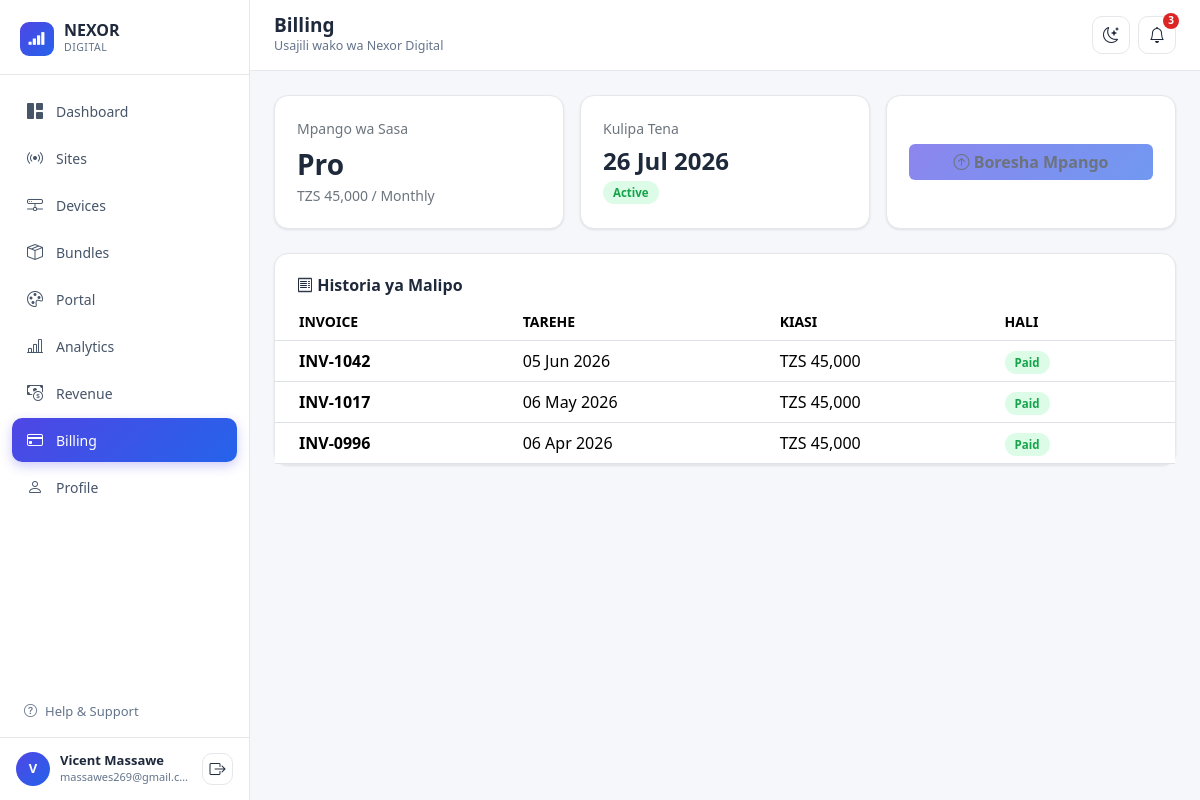
The page /admin.php?page=billing (signed in) on the database as committed earlier.
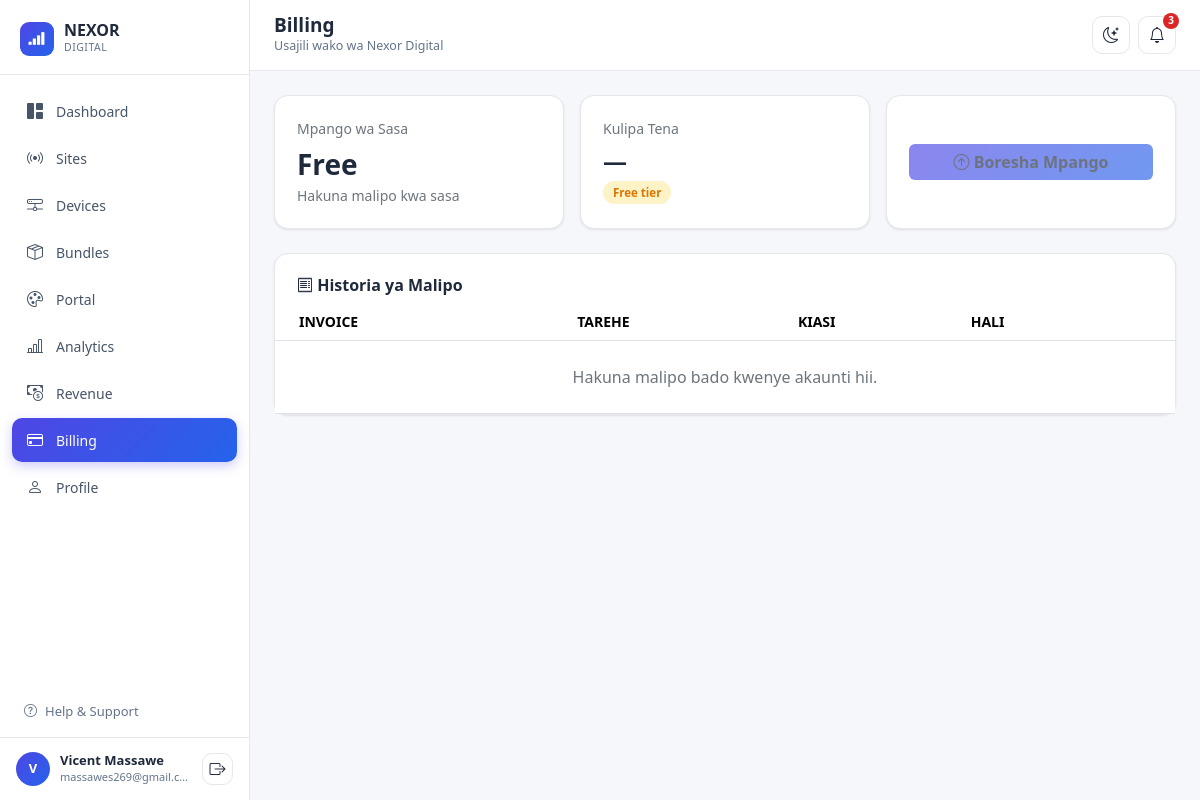
The same page on the database as committed later.
### tables this page shows
CREATE TABLE IF NOT EXISTS users (
  id             INT AUTO_INCREMENT PRIMARY KEY,
  username       VARCHAR(50)  NOT NULL UNIQUE,
  password_hash  VARCHAR(255) NOT NULL,
  first_name     VARCHAR(100) NOT NULL DEFAULT '',
  last_name      VARCHAR(100) NOT NULL DEFAULT '',
  email          VARCHAR(150) NOT NULL,
  phone          VARCHAR(30)  DEFAULT '',
  account_type   VARCHAR(50)  DEFAULT 'Customer Account',
  member_since   DATE         DEFAULT NULL,
  bank_name      VARCHAR(50)  DEFAULT '',
  account_number VARCHAR(50)  DEFAULT '',
  plan           VARCHAR(50)  DEFAULT 'Free',
  plan_price     INT          DEFAULT 0,
  billing_cycle  VARCHAR(20)  DEFAULT 'Monthly',
  next_renewal   DATE         DEFAULT NULL,
  created_at     TIMESTAMP    DEFAULT CURRENT_TIMESTAMP
);

CREATE TABLE IF NOT EXISTS billing_invoices (
  id           INT AUTO_INCREMENT PRIMARY KEY,
  invoice_no   VARCHAR(30) NOT NULL,
  invoice_date DATE NOT NULL,
  amount       INT NOT NULL,
  status       VARCHAR(20) DEFAULT 'paid',
  created_at   TIMESTAMP DEFAULT CURRENT_TIMESTAMP
);

### admin.php (called while the page is built, shortened)
<?php
require __DIR__ . '/includes/config.php';
$page = $_GET['page'] ?? 'dashboard';
$data = load_app_data();
require __DIR__ . '/includes/layout_top.php';
require __DIR__ . "/pages/{$page}.php";
require __DIR__ . '/includes/layout_bottom.php';

### includes/config.php (called while the page is built, shortened)
<?php
function money(float $amount): string {
    return number_format($amount, 0);
}
function current_user_id(): int {
    return (int) ($_SESSION['user_id'] ?? 1);
}
function load_app_data(): array {
    $pdo = db();
    $userId = current_user_id();
    $profile = $pdo->prepare('SELECT * FROM users WHERE id = ?');
    $profile->execute([$userId]);
    $user = $profile->fetch() ?: [];
    $sites = $pdo->query(
        'SELECT s.*, COUNT(d.id) AS device_count
           FROM sites s
           LEFT JOIN devices d ON d.site_id = s.id
          GROUP BY s.id
          ORDER BY s.id'
    )->fetchAll();
    $devices = $pdo->query('SELECT * FROM devices ORDER BY id')->fetchAll();
    $bundles = $pdo->query(
        "SELECT b.*,
                COALESCE(m.qty, 0) AS sales_month,
                COALESCE(m.revenue, 0) AS revenue_month
           FROM bundles b
           LEFT JOIN (
                SELECT bundle_id, SUM(quantity) AS qty, SUM(amount) AS revenue
                  FROM sales
                 WHERE YEAR(sold_at) = YEAR(CURDATE()) AND MONTH(sold_at) = MONTH(CURDATE())
                 GROUP BY bundle_id
           ) m ON m.bundle_id = b.id
          ORDER BY b.id"
    )->fetchAll();
    $invoices = $pdo->query('SELECT * FROM billing_invoices ORDER BY invoice_date DESC')->fetchAll();
    $portalStmt = $pdo->query('SELECT * FROM portal_settings WHERE id = 1');
    $portal = $portalStmt->fetch() ?: [
        'business_name' => 'GAMBADEN HOTSPOT',
        'welcome_text'  => 'Internet ya Uhakika kwa Bei Nafuu',
        'primary_color' => '#4f46e5',
        'lipa_number'   => '140197316',
        'contact_phone' => '+255745325531',
    ];
    return [
        'sites' => $sites,
        'devices' => $devices,
        'bundles' => $bundles,
        'portal' => $portal,
        'profile' => [
            'first_name' => $user['first_name'] ?? '',
            'last_name'  => $user['last_name'] ?? '',
            'email'      => $user['email'] ?? '',
            'phone'      => $user['phone'] ?? '',
            'account_type' => $user['account_type'] ?? 'Customer Account',
            'member_since' => !empty($user['member_since']) ? date('d M Y', strtotime($user['member_since'])) : '',
            'bank_name'    => $user['bank_name'] ?? '',
            'account_number' => $user['account_number'] ?? '',
        ],
        'billing' => [
            'plan'         => $user['plan'] ?? 'Free',
            'price'        => (int) ($user['plan_price'] ?? 0),
            'cycle'        => $user['billing_cycle'] ?? 'Monthly',
            'next_renewal' => !empty($user['next_renewal']) ? date('d M Y', strtotime($user['next_renewal'])) : '',
            'invoices'     => array_map(fn($inv) => [
                'id' => $inv['invoice_no'],
                'date' => date('d M Y', strtotime($inv['invoice_date'])),
                'amount' => (int) $inv['amount'],
                'status' => $inv['status'],
            ], $invoices),
        ],
    ];
}

### pages/billing.php (the view, shortened to what the changed rows need)
<?php if (!defined('NEXOR_APP')) { http_response_code(403); exit; }
$billing = $data['billing'];
$isFree = $billing['price'] <= 0;
?>
<div class="row g-3 mb-4">
  <div class="col-lg-4">
    <div class="nx-card nx-card-body h-100">
      <div class="text-secondary small mb-1">Mpango wa Sasa</div>
      <div class="fs-3 fw-bold"><?= htmlspecialchars($billing['plan']) ?></div>
      <div class="text-secondary small">
        <?= $isFree ? 'Hakuna malipo kwa sasa' : 'TZS ' . money($billing['price']) . ' / ' . htmlspecialchars($billing['cycle']) ?>
      </div>
    </div>
  </div>
  <div class="col-lg-4">
    <div class="nx-card nx-card-body h-100">
      <div class="text-secondary small mb-1">Kulipa Tena</div>
      <div class="fs-4 fw-bold"><?= $billing['next_renewal'] ? htmlspecialchars($billing['next_renewal']) : '—' ?></div>
      <span class="nx-badge <?= $isFree ? 'nx-badge-warning' : 'nx-badge-active' ?>"><?= $isFree ? 'Free tier' : 'Active' ?></span>
    </div>
  </div>
</div>
<div class="nx-card">
  <div class="table-responsive">
    <table class="table align-middle mb-0">
      <thead>
        <tr class="text-secondary small text-uppercase">
          <th class="ps-4">Invoice</th>
          <th>Tarehe</th>
          <th>Kiasi</th>
          <th class="pe-4">Hali</th>
        </tr>
      </thead>
      <tbody>
        <?php foreach ($billing['invoices'] as $inv): ?>
        <tr>
          <td class="ps-4 fw-semibold"><?= htmlspecialchars($inv['id']) ?></td>
          <td><?= htmlspecialchars($inv['date']) ?></td>
          <td>TZS <?= money($inv['amount']) ?></td>
          <td class="pe-4"><span class="nx-badge nx-badge-active">Paid</span></td>
        </tr>
        <?php endforeach; ?>
        <?php if (empty($billing['invoices'])): ?>
        <tr><td colspan="4" class="text-center text-secondary py-4">Hakuna malipo bado kwenye akaunti hii.</td></tr>
        <?php endif; ?>
      </tbody>
    </table>
  </div>
</div>

### includes/sidebar.php (shortened to what the changed rows need)
<aside class="nx-sidebar">
  <nav class="nx-nav">
    <?php
    $nx_links = [
      'dashboard' => ['bi-grid-1x2-fill',   'Dashboard'],
      'sites'     => ['bi-broadcast',       'Sites'],
      'devices'   => ['bi-hdd-network',     'Devices'],
      'bundles'   => ['bi-box-seam',        'Bundles'],
      'portal'    => ['bi-palette',         'Portal'],
      'analytics' => ['bi-bar-chart-line',  'Analytics'],
      'revenue'   => ['bi-cash-coin',       'Revenue'],
      'billing'   => ['bi-credit-card',     'Billing'],
      'profile'   => ['bi-person',          'Profile'],
    ];
    foreach ($nx_links as $key => [$icon, $label]):
    ?>
    <a href="admin.php?page=<?= $key ?>" class="<?= $page === $key ? 'active' : '' ?>">
      <i class="bi <?= $icon ?>"></i> <?= $label ?>
    </a>
    <?php endforeach; ?>
  </nav>
  <div class="nx-sidebar-footer">
    <div class="nx-avatar"><?= strtoupper(substr($data['profile']['first_name'], 0, 1)) ?></div>
    <div class="flex-grow-1 overflow-hidden">
      <div class="who text-truncate"><?= htmlspecialchars($data['profile']['first_name'] . ' ' . $data['profile']['last_name']) ?></div>
      <div class="email text-truncate"><?= htmlspecialchars($data['profile']['email']) ?></div>
    </div>
    <a href="logout.php" class="nx-icon-btn" title="Logout" style="width:32px;height:32px;">
      <i class="bi bi-box-arrow-right"></i>
    </a>
  </div>
</aside>

Rows that differ between the two databases and show on the page:
removed billing_invoices: invoice_no "INV-1042", date "05 Jun 2026", amount "45,000"
removed billing_invoices: invoice_no "INV-1017", date "06 May 2026", amount "45,000"
removed billing_invoices: invoice_no "INV-0996", date "06 Apr 2026", amount "45,000"
changed users "Vicent Massawe": plan "Pro" → "Free"; plan_price "45,000" → (not shown); billing_cycle "Monthly" → (not shown)
Other text that changed with them:
$billing['next_renewal']: "26 Jul 2026" → (not shown)
text no longer shown: "TZS / Active"
text now shown: "Hakuna malipo kwa sasa — Free tier Hakuna malipo bado kwenye akaunti hii."
